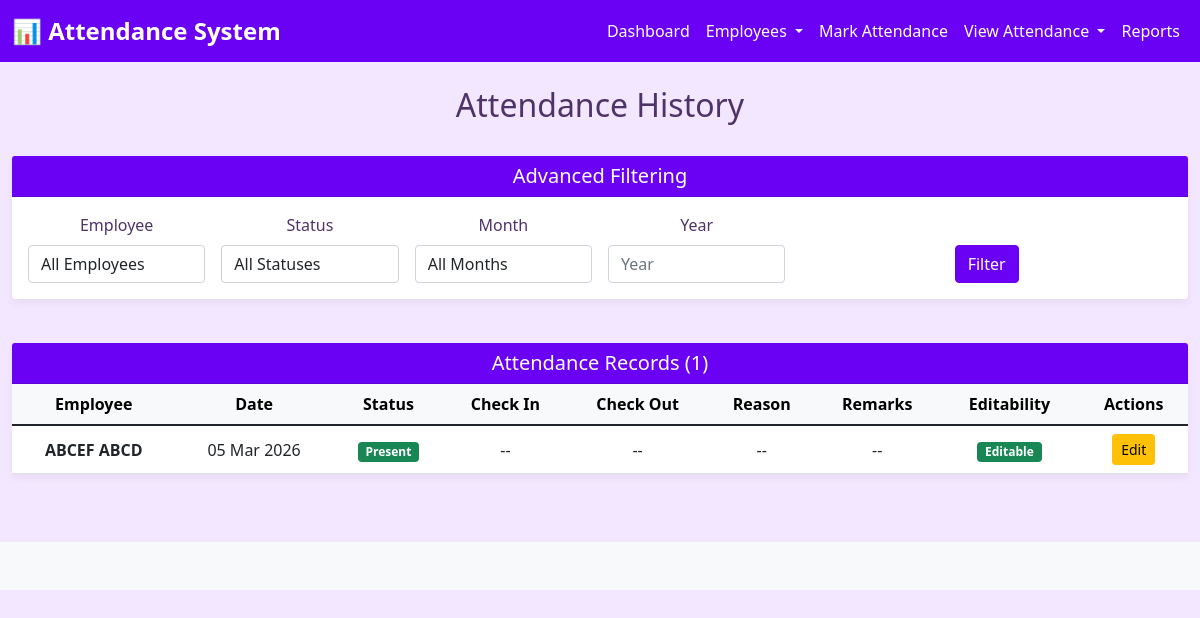
Page /attendance/attendance-history/ on the earlier database version.
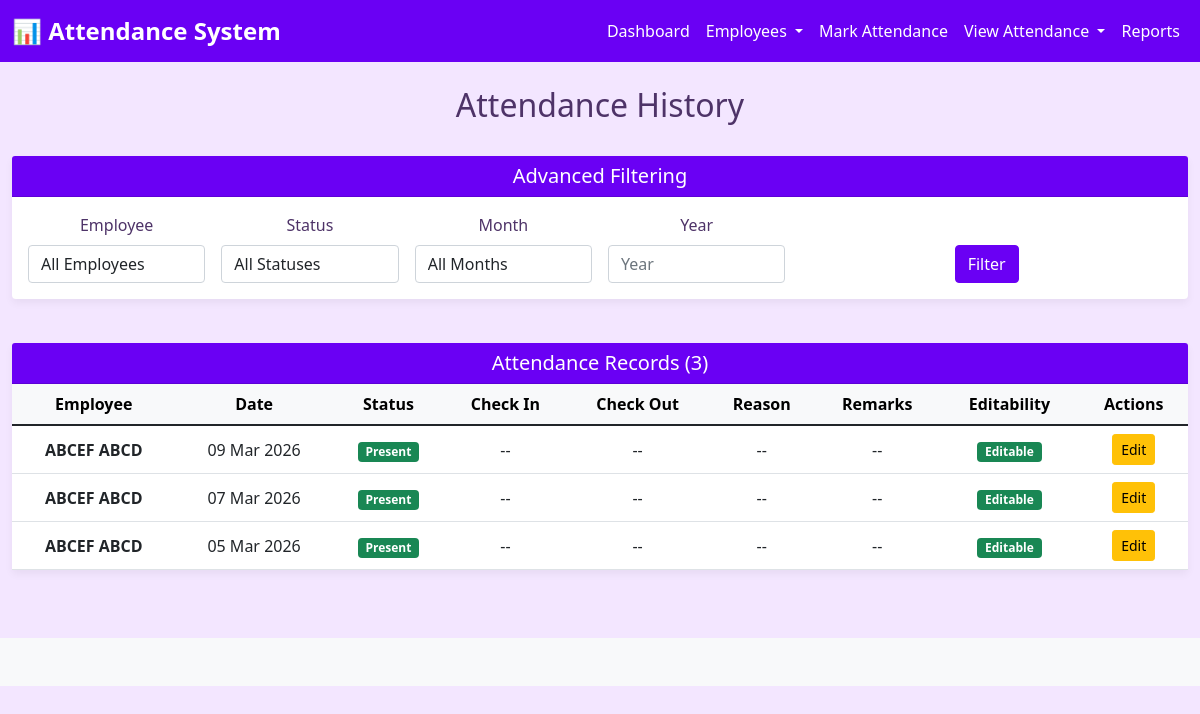
Same page on the later database version.
### attendance/models.py (models this page shows, shortened)
class Attendance(models.Model):
    STATUS_CHOICES = [
        ('PRESENT', 'Present'),
        ('ABSENT', 'Absent'),
        ('WORKING_LEAVE', 'Work From Home'),
        ('NFD', 'No Full Day / Half Day'),
        ('LATE', 'Late'),
    ]
    employee = models.ForeignKey(Employee, on_delete=models.CASCADE, related_name='attendance_records')
    attendance_date = models.DateField(db_index=True)
    status = models.CharField(max_length=20, choices=STATUS_CHOICES)
    check_in_time = models.TimeField(null=True, blank=True)
    check_out_time = models.TimeField(null=True, blank=True)
    remarks = models.TextField(null=True, blank=True)
    created_at = models.DateTimeField(auto_now_add=True, db_index=True)
    updated_at = models.DateTimeField(auto_now=True)
    class Meta:
        ordering = ['-attendance_date']
        unique_together = ['employee', 'attendance_date']
        verbose_name_plural = "Attendance Records"
        indexes = [
            models.Index(fields=['employee', 'attendance_date']),
            models.Index(fields=['attendance_date', 'status']),
        ]
    def is_editable(self, user=None):
        today = timezone.localdate()
        if self.attendance_date == today and not (user and user.is_staff):
            return False
        if user and user.is_staff:
            return True
        one_month_ago = timezone.now() - timedelta(days=30)
        return self.created_at >= one_month_ago

class Employee(models.Model):
    DEPARTMENT_CHOICES = [
        ('HR', 'Human Resources'),
        ('IT', 'Information Technology'),
        ('SALES', 'Sales'),
        ('MARKETING', 'Marketing'),
        ('OPERATIONS', 'Operations'),
        ('FINANCE', 'Finance'),
    ]
    employee_id = models.CharField(
        max_length=10,
        unique=True,
        validators=[RegexValidator(r'^EMP\d{4}$', 'Employee ID must be in format EMPXXXX')]
    )
    first_name = models.CharField(max_length=100)
    last_name = models.CharField(max_length=100)
    email = models.EmailField(unique=True)
    phone = models.CharField(max_length=15)
    department = models.CharField(max_length=20, choices=DEPARTMENT_CHOICES)
    position = models.CharField(max_length=100)
    date_of_joining = models.DateField()
    is_active = models.BooleanField(default=True)
    created_at = models.DateTimeField(auto_now_add=True)
    updated_at = models.DateTimeField(auto_now=True)
    class Meta:
        ordering = ['employee_id']
        verbose_name_plural = "Employees"
    def __str__(self):
        return f"{self.employee_id} - {self.first_name} {self.last_name}"
    def get_full_name(self):
        return f"{self.first_name} {self.last_name}"

### attendance/views.py (the view)
# urls.py: path('attendance-history/', views.attendance_history, name='attendance_history'),
def attendance_history(request):
    records = Attendance.objects.all().select_related('employee')
    form = AttendanceFilterForm(request.GET)
    if form.is_valid():
        if form.cleaned_data.get('employee'):
            records = records.filter(employee=form.cleaned_data['employee'])
        if form.cleaned_data.get('status'):
            records = records.filter(status=form.cleaned_data['status'])
        if form.cleaned_data.get('from_date'):
            records = records.filter(attendance_date__gte=form.cleaned_data['from_date'])
        if form.cleaned_data.get('to_date'):
            records = records.filter(attendance_date__lte=form.cleaned_data['to_date'])
        if form.cleaned_data.get('month'):
            records = records.filter(attendance_date__month=form.cleaned_data['month'])
        if form.cleaned_data.get('year'):
            records = records.filter(attendance_date__year=form.cleaned_data['year'])
    records = records.order_by('-attendance_date')
    context = {
        'records': records,
        'form': form,
    }
    return render(request, 'attendance/attendance_history.html', context)

### attendance/forms.py (called while the page is built)
    def clean(self):
        cleaned_data = super().clean()
        from_date = cleaned_data.get('from_date')
        to_date = cleaned_data.get('to_date')
        if from_date and to_date and from_date > to_date:
            raise ValidationError(
                "From Date must be before To Date.",
                code='invalid_date_range'
            )
        return cleaned_data

### attendance/templates/attendance/attendance_history.html (shortened to what the changed rows need)
{% extends 'base.html' %}
{% block content %}
<div class="row mb-4">
    <div class="col-md-12">
        <h2>Attendance History</h2>
    </div>
</div>
<div class="row">
    <div class="col-md-12">
        <div class="card">
            <div class="card-header">
                <h5 class="mb-0">Attendance Records ({{ records.count }})</h5>
            </div>
            <div class="table-responsive">
                <table class="table table-hover mb-0">
                    <thead class="table-light">
                        <tr>
                            <th>Employee</th>
                            <th>Date</th>
                            <th>Status</th>
                            <th>Check In</th>
                            <th>Check Out</th>
                            <th>Reason</th>
                            <th>Remarks</th>
                            <th>Editability</th>
                            <th>Actions</th>
                        </tr>
                    </thead>
                    <tbody>
                        {% for record in records %}
                        <tr>
                            <td><strong>{{ record.employee.get_full_name }}</strong></td>
                            <td>{{ record.attendance_date|date:"d M Y" }}</td>
                            <td>
                                {% if record.status == 'PRESENT' %}
                                    <span class="badge bg-success">Present</span>
                                {% elif record.status == 'ABSENT' %}
                                    <span class="badge bg-danger">Absent</span>
                                {% elif record.status == 'WORKING_LEAVE' %}
                                    <span class="badge bg-info">Work From Home</span>
                                {% elif record.status == 'NFD' %}
                                    <span class="badge bg-warning">NFD</span>
                                {% elif record.status == 'LATE' %}
                                    <span class="badge bg-warning">Late</span>
                                {% endif %}
                            </td>
                            <td>{{ record.check_in_time|default:"--" }}</td>
                            <td>{{ record.check_out_time|default:"--" }}</td>
                            <td>{{ record.remarks|default:"--" }}</td>
                            <td>{{ record.remarks|default:"--"|truncatewords:3 }}</td>
                            <td>
                                {% if record.is_editable %}
                                    <span class="badge bg-success">Editable</span>
                                {% else %}
                                    <span class="badge bg-secondary">Read-only</span>
                                {% endif %}
                            </td>
                            <td>
                                {% if record.is_editable %}
                                    <a href="{% url 'attendance:edit_attendance' record.id %}" class="btn btn-sm btn-warning">Edit</a>
                                {% else %}
                                    <span class="text-muted">-</span>
                                {% endif %}
                            </td>
                        </tr>
                        {% empty %}
                        <tr>
                            <td colspan="9" class="text-center py-4">No attendance records found.</td>
                        </tr>
                        {% endfor %}
                    </tbody>
                </table>
            </div>
        </div>
    </div>
</div>
{% endblock %}

Differences in the rows shown:
added Attendance: employee.get_full_name "ABCEF ABCD", attendance_date "09 Mar 2026", status "Present", check_in_time "--", check_out_time "--", remarks "--", shows "Editable"
added Attendance: employee.get_full_name "ABCEF ABCD", attendance_date "07 Mar 2026", status "Present", check_in_time "--", check_out_time "--", remarks "--", shows "Editable"
Other differences:
{{ records.count }}: "1" → "3"
